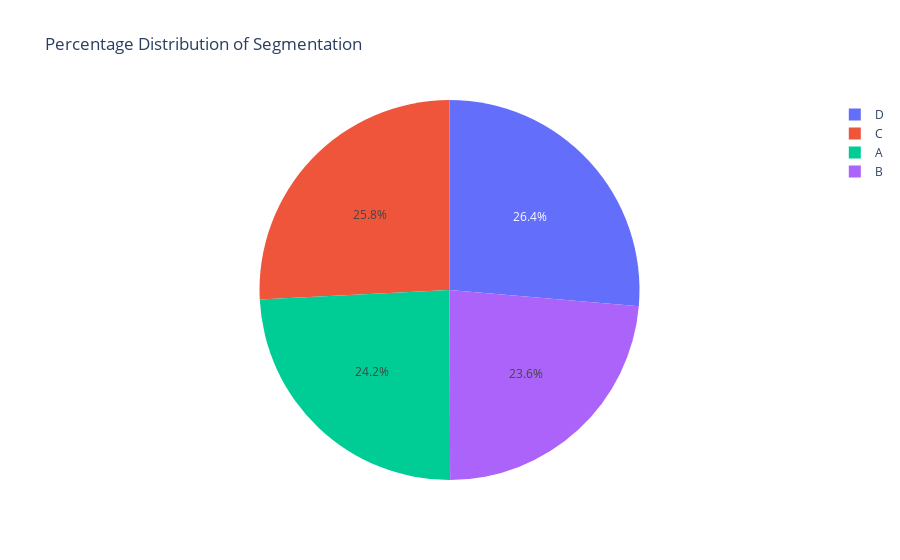

Here is the notebook cell this chart was saved with:
### Code cell
!pip3 install --upgrade azureml-sdk
!pip3 install openpyxl
!pip3 installl ipython
!pip3 install ipykernel
!pip3 install jupyter
!pip3 install  --upgrade nbformat
!pip3 install nbformat

!pip3 install plotly
import plotly.express as px


!pip3 install pandas
import pandas as pd

!pip3 install numpy
import numpy as np
import pip

!pip3 install pydotplus
import pydotplus
from sklearn import preprocessing

!pip3 install scikit-learn
import sklearn.tree
from sklearn.tree import DecisionTreeClassifier
from sklearn.model_selection import train_test_split
from sklearn.metrics import accuracy_score

from sklearn.preprocessing import LabelEncoder
from sklearn.model_selection import train_test_split
from sklearn.metrics import mean_squared_error
from sklearn.linear_model import LogisticRegression
from sklearn.preprocessing import LabelEncoder

import matplotlib.pyplot as plt


!pip3 install seaborn
import seaborn as sns


import pydotplus
from IPython.display import Image 


import pandas as pd 
market_segmentation = pd.read_csv('market_segmentation.csv')
market_segmentation.head()
market_segmentation.info()
market_segmentation.describe()

market_segmentation.dropna(inplace=True)


# Calculate the percentages for each gender
gender_counts = market_segmentation['Gender'].value_counts()
total_count = gender_counts.sum()
male_percentage = (gender_counts['Male'] / total_count) * 100
female_percentage = (gender_counts['Female'] / total_count) * 100

# Create a pie chart
labels = ['Male', 'Female']
sizes = [male_percentage, female_percentage]
colors = ['#1f77b4', '#ff7f0e']

plt.pie(sizes, labels=labels, colors=colors, autopct='%1.1f%%', startangle=90)

# Set aspect ratio to be equal so that the pie is drawn as a circle
plt.axis('equal')

# Set the plot title
plt.title('Male vs Female Percentage Comparison')

# Display the chart
plt.show()

# Select 'Age' and 'Work_experience' columns
age_work_data = market_segmentation[['Age', 'Work_Experience']]

# Create a scatter plot using seaborn
plt.figure(figsize=(10, 6))
sns.scatterplot(x='Age', y='Work_Experience', data=age_work_data)
plt.title('Age vs Work Experience')
plt.xlabel('Age')
plt.ylabel('Work Experience')
plt.grid(True)
plt.show()

# Select 'Graduated' and 'Profession' columns
graduated_profession_data = market_segmentation[['Graduated', 'Profession']]

# Create a count plot using seaborn
plt.figure(figsize=(12, 6))
sns.countplot(x='Graduated', hue='Profession', data=graduated_profession_data)
plt.title('Graduated vs Profession')
plt.xlabel('Graduated')
plt.ylabel('Count')
plt.grid(True)
plt.show()

# Select 'Work_experience' and 'Profession' columns
work_experience_profession_data = market_segmentation[['Work_Experience', 'Profession']]

# Create a count plot using seaborn
plt.figure(figsize=(12, 6))
sns.countplot(x='Work_Experience', hue='Profession', data=work_experience_profession_data)
plt.title('Work Experience vs Profession')
plt.xlabel('Work Experience')
plt.ylabel('Count')
plt.grid(True)
plt.show()

# Calculate percentage distribution
percentage_dist = (market_segmentation['Segmentation'].value_counts() / len(market_segmentation)) * 100

# Create a bar plot using Seaborn
plt.figure(figsize=(10, 6))
sns.barplot(x=percentage_dist.index, y=percentage_dist.values)
plt.title('Percentage Distribution of Segmentation')
plt.xlabel('Segmentation')
plt.ylabel('Percentage')
plt.xticks(rotation=45)
plt.tight_layout()
plt.show()


# Create a pie chart using Plotly Express
fig = px.pie(percentage_dist, values=percentage_dist.values, names=percentage_dist.index,
             title='Percentage Distribution of Segmentation')
fig.show()

sns.countplot(market_segmentation,x='Segmentation',hue='Gender')

# Part 2 - Training and Evaluation


# Convert categorical variables to numerical variables
for column in market_segmentation.columns:
    if market_segmentation[column].dtype == 'object':
        encoder = LabelEncoder()
        market_segmentation[column] = encoder.fit_transform(market_segmentation[column])

# Split the data into training and test sets
X_train, X_test, y_train, y_test = train_test_split(market_segmentation.drop('Segmentation', axis=1), market_segmentation['Segmentation'], test_size=0.2)

# Train the logistic regression model
model = LogisticRegression()
model.fit(X_train, y_train)

# Evaluate the model on the test data
accuracy = model.score(X_test, y_test)
print('Accuracy:', accuracy)

# Create a correlation matrix
correlation_matrix = market_segmentation.corr()

# Print the correlation matrix
print(correlation_matrix)

# Display the correlation matrix
plt.figure(figsize=(10, 10))
sns.heatmap(correlation_matrix, annot=True)
plt.show()

### Figure 1 — Plotly figure (JSON) as saved in the notebook; plotly's stock layout.template omitted (floating-point values rounded to 4 significant figures)
{"data": [{"domain": {"x": [0, 1], "y": [0, 1]}, "hovertemplate": "Segmentation=%{label}<br>value=%{value}<extra></extra>", "labels": ["D", "C", "A", "B"], "legendgroup": "", "name": "", "showlegend": true, "type": "pie", "values": [26.36, 25.81, 24.25, 23.59]}], "layout": {"legend": {"tracegroupgap": 0}, "title": {"text": "Percentage Distribution of Segmentation"}}}
